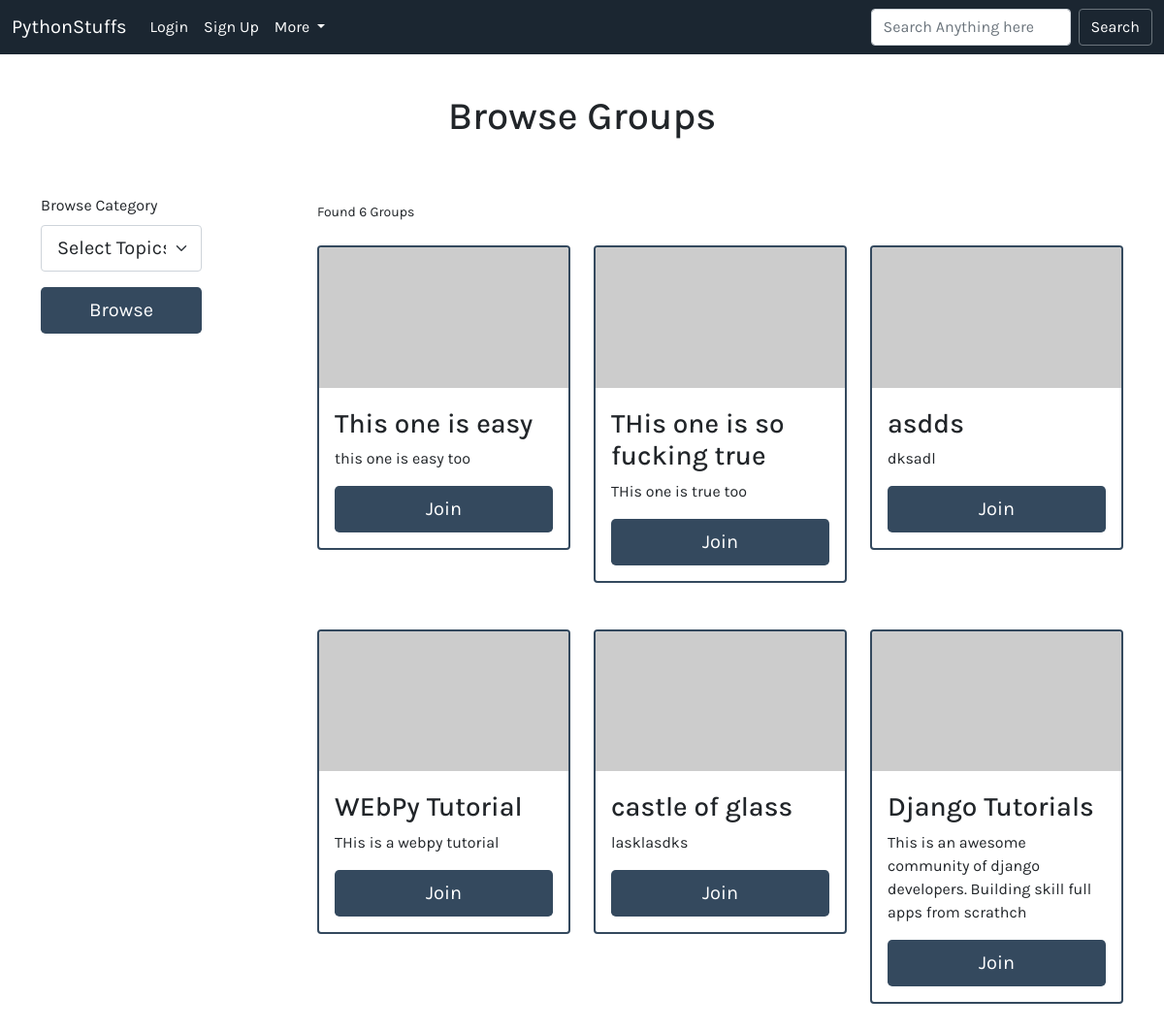
The page / on the database its author committed.
### app/models.py (models this page shows, shortened)
class Group(models.Model):
	class Meta:
		ordering = ['-updated','-created']
	name = models.CharField(max_length=100)
	description = models.TextField(null = True , blank = True)
	created = models.DateTimeField(auto_now_add = True , editable = False)
	updated = models.DateTimeField(auto_now = True , editable = False)
	user = models.ForeignKey(User , on_delete = models.CASCADE ,null = True)
	slug = models.SlugField(null=True, unique=True)

### app/views.py (the view)
# urls.py: path('',views.homepage,name='home-page'),
def homepage(request):
	q = request.GET.get('q') if request.GET.get('q',None) else ''
	if not q:
		groups = Group.objects.all()
	else:
		groups = Group.objects.filter(
				Q(name__icontains = q) |
				Q(description__icontains = q)
			)
	group_count = groups.count()
	data = { 'groups':groups , 'group_count': group_count }
	return render(request,'home/index.html',data)

### templates/home/index.html (shortened to what this page needs)
{% extends 'base.html' %}
{% block body %}
<div class="container mt-5">
	<div class="row text-center">
		<h1> Browse Groups </h1>
	</div>
   <div class="row mt-5">
      <div class="col-md-2">
         <form method="POST">
            <div class="mb-3">
               <label class="form-label">Browse Category</label>
               <select class="form-select form-select-lg mb-3" name='topic-category'>
                  <option selected>Select Topics</option>
               </select>
            </div>
            <div class="mb-3">
               <button class="btn btn-lg w-100" style="background:  #34495e ;color: white;" type="submit">Browse</button>
            </div>
         </form>
      </div>
      <div class="col-md-1"></div>
      <div class="col-md-9">
      	<div class="row mt-2 mb-4">
			<small>Found {{group_count}} Groups </small>
		</div>
         <div class="row">
            {% for group in groups %}
            <div class="col-md-4 mb-5">
               <div class="card" style="border: 2px solid  #34495e ;">
                  <img src="https://dummyimage.com/640x360/fff/aaa" class="card-img-top" alt="...">
                  <div class="card-body mt-1">
                     <h3 class="card-title">{{ group.name }}</h3>
                     <p class="mb-3">{{ group.description }}</p>
                     <a target="_blank" href="{% url 'group-page' group.id %}" style="background:  #34495e ;color: white;" class="btn btn-lg w-100 ">Join</a>
                  </div>
               </div>
            </div>
            {% endfor %}
         </div>
      </div>
   </div>
</div>
{% endblock %}

### templates/base.html (shortened to what this page needs)
<!doctype html>
<html lang="en">
  <head>
    <link href="https://cdn.jsdelivr.net/npm/bootstrap@5.0.2/dist/css/bootstrap.min.css" rel="stylesheet">
  </head>
  <body style="font-family: 'Karla', sans-serif;">
	{% include 'components/navbar.html' %}
	{% block body %}
	{% endblock %}
  </body>
</html>

### templates/components/navbar.html (shortened to what this page needs)
<nav class="navbar navbar-expand-lg fixed-top" style="background:  #1b2631;color: white; ">
  <div class="container-fluid">
    <a class="navbar-brand" href="{% url 'home-page' %}" style="color: white;">PythonStuffs</a>
    <div class="collapse navbar-collapse">
      <ul class="navbar-nav me-auto mb-2 mb-lg-0">
      	{% if request.user.is_authenticated %}
      		<li class="nav-item">
		 		<a class="nav-link" href="{% url 'user-logout-page'%}" style="color: white;">Logout</a>
        	</li>
		{% else %}
			<li class="nav-item">
		 		<a class="nav-link" href="{% url 'user-login-page'%}" style="color: white;">Login</a>
		 	</li>
		 	<li class="nav-item">
          		<a class="nav-link" href="{% url 'user-signup-page' %}" style="color: white;">Sign Up</a>
        	</li>
		{% endif %}
        <li class="nav-item dropdown">
          <a class="nav-link dropdown-toggle" href="#" id="navbarDropdown" role="button" data-bs-toggle="dropdown" aria-expanded="false" style="color: white;">
            More
          </a>
        </li>
      </ul>
      <form class="d-flex" action="/" method="GET">
        <input class="form-control me-2" type="text" name="q" placeholder="Search Anything here">
        <button class="btn btn-large btn-outline-secondary" type="submit" style="color: white;">Search</button>
      </form>
    </div>
  </div>
</nav>

### rows shown on the page
Group: name "This one is easy", description "this one is easy too"
Group: name "THis one is so fucking true", description "THis one is true too"
Group: name "asdds", description "dksadl"
Group: name "WEbPy Tutorial", description "THis is a webpy tutorial"
Group: name "castle of glass", description "lasklasdks"
Group: name "Django Tutorials", description "This is an awesome community of django developers. Building skill full apps from scrathch"

### other values the page prints
{{ group_count }} "6"
